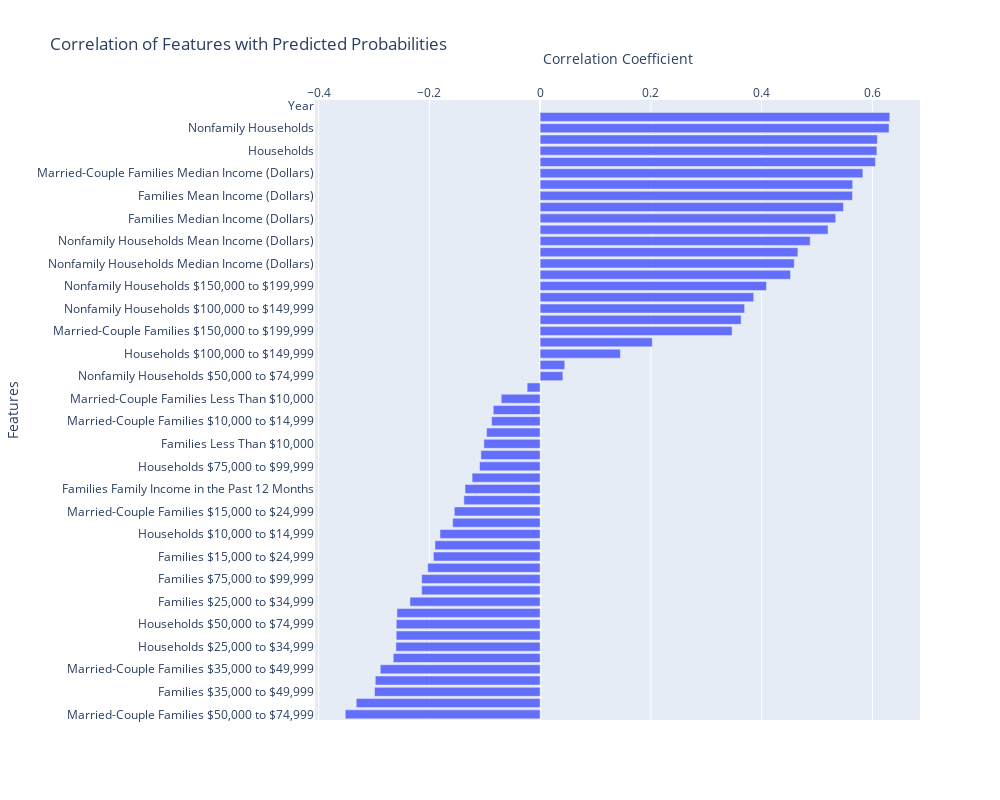

Notebook code for this chart:
### Markdown cell above
It can be observed that as the probability for the positive class (store presence) increases, the observed rate becomes closer to the expected rate.

### Code cell
# Function to calculate correlations and generate a sorted bar plot
def correlation_analysis(X_test, probs):
    # Combine the features and probabilities into a single DataFrame
    df = X_test.copy()
    df['Predicted Probability'] = probs
    
    # Calculate correlation matrix specifically for probs with other features
    correlation_with_probs = df.corr()['Predicted Probability'].drop('Predicted Probability')
    
    # Sort correlations for better visualization
    correlation_with_probs = correlation_with_probs.sort_values(ascending=True)
    
    return correlation_with_probs

# Perform correlation analysis
correlation_with_probs = correlation_analysis(X_test, probs)

# Visualizing the correlations as a sorted horizontal bar plot
fig = go.Figure()

fig.add_trace(go.Bar(
    x=list(correlation_with_probs.values),
    y=list(correlation_with_probs.index),
    orientation='h'
))

fig.update_layout(
    title="Correlation of Features with Predicted Probabilities",
    xaxis_title="Correlation Coefficient",
    yaxis_title="Features",
    xaxis=dict(side='top'),
    height=800,
    width=1000
)

fig.show()

### Figure 1 — Plotly figure (JSON) as saved in the notebook; plotly's stock layout.template omitted (floating-point values rounded to 4 significant figures)
{"data": [{"orientation": "h", "type": "bar", "x": [-0.3519, -0.332, -0.299, -0.2977, -0.2887, -0.2652, -0.2604, -0.2599, -0.2597, -0.2585, -0.235, -0.2139, -0.2139, -0.2029, -0.1927, -0.1899, -0.1808, -0.1579, -0.155, -0.1377, -0.1357, -0.1229, -0.1094, -0.1069, -0.1015, -0.09668, -0.08772, -0.0847, -0.07025, -0.02347, 0.04104, 0.0445, 0.145, 0.2024, 0.3465, 0.363, 0.3692, 0.3856, 0.4088, 0.4521, 0.4589, 0.4655, 0.4876, 0.5198, 0.5338, 0.5477, 0.564, 0.5644, 0.5827, 0.6055, 0.6081, 0.609, 0.63, 0.6313, null], "y": ["Married-Couple Families $50,000 to $74,999", "Families $50,000 to $74,999", "Families $35,000 to $49,999", "Households $35,000 to $49,999", "Married-Couple Families $35,000 to $49,999", "Married-Couple Families $75,000 to $99,999", "Households $25,000 to $34,999", "Households $15,000 to $24,999", "Households $50,000 to $74,999", "Nonfamily Households $15,000 to $24,999", "Families $25,000 to $34,999", "Married-Couple Families $25,000 to $34,999", "Families $75,000 to $99,999", "Nonfamily Households $10,000 to $14,999", "Families $15,000 to $24,999", "Nonfamily Households $25,000 to $34,999", "Households $10,000 to $14,999", "Households Household Income in the Past 12 Months", "Married-Couple Families $15,000 to $24,999", "Nonfamily Households $35,000 to $49,999", "Families Family Income in the Past 12 Months", "Families $10,000 to $14,999", "Households $75,000 to $99,999", "Nonfamily Households Less Than $10,000", "Families Less Than $10,000", "Nonfamily Households Nonfamily Income in the Past 12 Months", "Married-Couple Families $10,000 to $14,999", "Households Less Than $10,000", "Married-Couple Families Less Than $10,000", "Married-Couple Families $100,000 to $149,999", "Nonfamily Households $50,000 to $74,999", "Families $100,000 to $149,999", "Households $100,000 to $149,999", "Nonfamily Households $75,000 to $99,999", "Married-Couple Families $150,000 to $199,999", "Families $150,000 to $199,999", "Nonfamily Households $100,000 to $149,999", "Households $150,000 to $199,999", "Nonfamily Households $150,000 to $199,999", "Nonfamily Households $200,000 or More", "Nonfamily Households Median Income (Dollars)", "Households Median Income (Dollars)", "Nonfamily Households Mean Income (Dollars)", "Households Mean Income (Dollars)", "Families Median Income (Dollars)", "Families", "Families Mean Income (Dollars)", "Households $200,000 or More", "Married-Couple Families Median Income (Dollars)", "Married-Couple Families", "Households", "Families $200,000 or More", "Nonfamily Households", "Married-Couple Families $200,000 or More", "Year"]}], "layout": {"height": 800, "title": {"text": "Correlation of Features with Predicted Probabilities"}, "width": 1000, "xaxis": {"autorange": true, "range": [-0.4065, 0.6859], "side": "top", "title": {"text": "Correlation Coefficient"}, "type": "linear"}, "yaxis": {"autorange": true, "range": [-0.5, 54.5], "title": {"text": "Features"}, "type": "category"}}}
